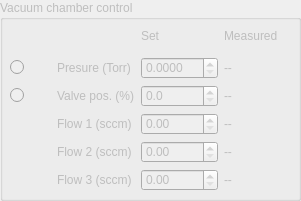
   <widget class="QGroupBox" name="vac_chamber_box">
    <property name="enabled">
     <bool>false</bool>
    </property>
    <property name="geometry">
     <rect>
      <x>570</x>
      <y>410</y>
      <width>301</width>
      <height>201</height>
     </rect>
    </property>
    <property name="autoFillBackground">
     <bool>false</bool>
    </property>
    <property name="styleSheet">
     <string notr="true">QGroupBox#vac_chamber_box{
border: 1px solid gray;
border-radius: 2px;
margin-top: 0.5em;
}

QGroupBox#vac_chamber_box::title{
subcontrol-origin: margin;
left: 10px;
padding: 0 3px 0 3px;
}</string>
    </property>
    <property name="title">
     <string>Vacuum chamber control</string>
    </property>
    <property name="flat">
     <bool>false</bool>
    </property>
    <property name="checkable">
     <bool>false</bool>
    </property>
    <widget class="QWidget" name="gridLayoutWidget_2">
     <property name="geometry">
      <rect>
       <x>10</x>
       <y>20</y>
       <width>281</width>
       <height>171</height>
      </rect>
     </property>
     <layout class="QGridLayout" name="pressure_contol_grid">
      <item row="3" column="2">
       <widget class="QDoubleSpinBox" name="set_pressure">
        <property name="decimals">
         <number>4</number>
        </property>
        <property name="maximum">
         <double>760.000000000000000</double>
        </property>
        <property name="singleStep">
         <double>0.000100000000000</double>
        </property>
       </widget>
      </item>
      <item row="3" column="1">
       <widget class="QLabel" name="set_pressure_label">
        <property name="text">
         <string>Presure (Torr)</string>
        </property>
       </widget>
      </item>
      <item row="4" column="3">
       <widget class="QLabel" name="valve_pos_display">
        <property name="text">
         <string>--</string>
        </property>
       </widget>
      </item>
      <item row="5" column="1">
       <widget class="QLabel" name="flow1_label">
        <property name="text">
         <string>Flow 1 (sccm)</string>
        </property>
       </widget>
      </item>
      <item row="4" column="1">
       <widget class="QLabel" name="valve_position_label">
        <property name="text">
         <string>Valve pos. (%)</string>
        </property>
       </widget>
      </item>
      <item row="3" column="0">
       <widget class="QRadioButton" name="pressure_mode">
        <property name="text">
         <string/>
        </property>
       </widget>
      </item>
      <item row="3" column="3">
       <widget class="QLabel" name="pressure_display">
        <property name="text">
         <string>--</string>
        </property>
       </widget>
      </item>
      <item row="4" column="2">
       <widget class="QDoubleSpinBox" name="set_valve_position">
        <property name="decimals">
         <number>1</number>
        </property>
        <property name="singleStep">
         <double>0.500000000000000</double>
        </property>
       </widget>
      </item>
      <item row="7" column="3">
       <widget class="QLabel" name="flow3_display">
        <property name="text">
         <string>--</string>
        </property>
       </widget>
      </item>
      <item row="5" column="3">
       <widget class="QLabel" name="flow1_display">
        <property name="text">
         <string>--</string>
        </property>
       </widget>
      </item>
      <item row="6" column="1">
       <widget class="QLabel" name="flow2_label">
        <property name="text">
         <string>Flow 2 (sccm)</string>
        </property>
       </widget>
      </item>
      <item row="4" column="0">
       <widget class="QRadioButton" name="valve_mode">
        <property name="text">
         <string/>
        </property>
        <property name="checked">
         <bool>false</bool>
        </property>
       </widget>
      </item>
      <item row="7" column="1">
       <widget class="QLabel" name="flow3_label">
        <property name="text">
         <string>Flow 3 (sccm)</string>
        </property>
       </widget>
      </item>
      <item row="1" column="3">
       <widget class="QLabel" name="measured_params_label">
        <property name="text">
         <string>Measured    </string>
        </property>
       </widget>
      </item>
      <item row="7" column="2">
       <widget class="QDoubleSpinBox" name="flow3">
        <property name="maximum">
         <double>200.000000000000000</double>
        </property>
       </widget>
      </item>
      <item row="1" column="2">
       <widget class="QLabel" name="set_params_label">
        <property name="text">
         <string>Set</string>
        </property>
       </widget>
      </item>
      <item row="6" column="2">
       <widget class="QDoubleSpinBox" name="flow2">
        <property name="maximum">
         <double>200.000000000000000</double>
        </property>
       </widget>
      </item>
      <item row="5" column="2">
       <widget class="QDoubleSpinBox" name="flow1">
        <property name="maximum">
         <double>200.000000000000000</double>
        </property>
       </widget>
      </item>
      <item row="6" column="3">
       <widget class="QLabel" name="flow2_display">
        <property name="text">
         <string>--</string>
        </property>
       </widget>
      </item>
     </layout>
    </widget>
   </widget>
